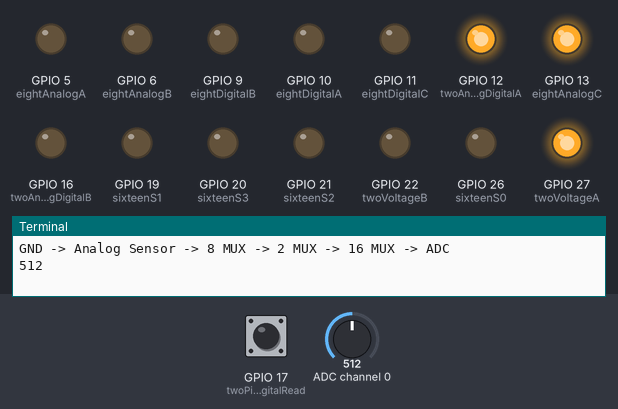
The program below on a simulated Raspberry Pi (BCM pin numbers). On the bench: output pins drawn as LEDs (lit = HIGH), the last lines printed to the terminal. Inputs (shaded band) come from the test bench; at power-on: GPIO 17 (twoPinDigitalRead) HIGH, ADC channel 0 = 512 (analog values on the 0–1023 scale).

Above: at 0.5 s.
At 1.5 s:
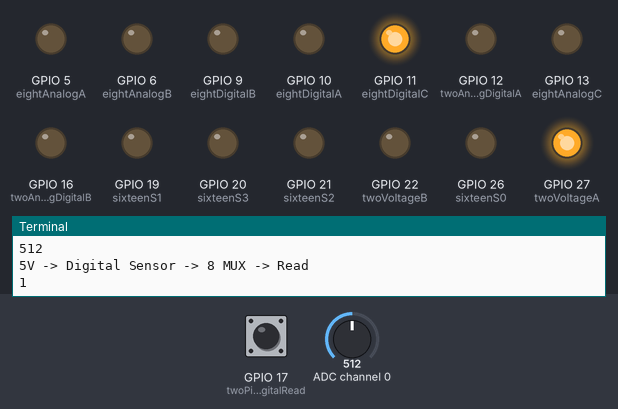
Timing chart, 0 to 3.0 s (numbered marks = the images above):
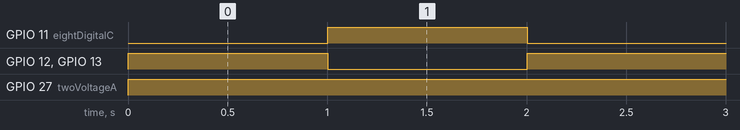

The program:

SetupTest.py
```python
from numpy import genfromtxt
import numpy as np
import RPi.GPIO as GPIO
import time
import Adafruit_GPIO.SPI as SPI
import Adafruit_MCP3008

GPIO.setmode(GPIO.BCM)
GPIO.setwarnings(False)

# ---------- ADC ----------
CLK  = 18
MISO = 23
MOSI = 24
CS   = 25
mcp = Adafruit_MCP3008.MCP3008(clk=CLK, cs=CS, miso=MISO, mosi=MOSI)

# ---------- 16-to-1 MUX ----------
# 15 = PD 100
# 14 = PD 220
# 13 = PD 1K
# 12 = PD 4.7K
# 11 = PD 10K
# 10 = PD 47K
# 9 = PD 100K
# 8 = PD 1M
# 7 = PU 3V 4.7K
# 6 = PU 3V 22K
# 5 = PU 3V 47K
# 4 = PU 3V 100K
# 3 = PU 5V 4.7K
# 2 = PU 5V 22K
# 1 = PU 5V 47K
# 0 = PU 5V 100K
sixteenS0 = 26
sixteenS1 = 19
sixteenS2 = 21
sixteenS3 = 20

GPIO.setup(sixteenS0, GPIO.OUT)
GPIO.setup(sixteenS1, GPIO.OUT)
GPIO.setup(sixteenS2, GPIO.OUT)
GPIO.setup(sixteenS3, GPIO.OUT)

GPIO.output(sixteenS0, GPIO.LOW)
GPIO.output(sixteenS1, GPIO.LOW)
GPIO.output(sixteenS2, GPIO.LOW)
GPIO.output(sixteenS3, GPIO.LOW)

# ---------- 8-to-1 Analog MUX ----------
eightAnalogA = 5
eightAnalogB = 6
eightAnalogC = 13

GPIO.setup(eightAnalogA, GPIO.OUT)
GPIO.setup(eightAnalogB, GPIO.OUT)
GPIO.setup(eightAnalogC, GPIO.OUT)

GPIO.output(eightAnalogA, GPIO.LOW)
GPIO.output(eightAnalogB, GPIO.LOW)
GPIO.output(eightAnalogC, GPIO.LOW)

# ---------- 8-to-1 Digital MUX ----------
eightDigitalA = 10
eightDigitalB = 9
eightDigitalC = 11
twoPinDigitalRead = 17

GPIO.setup(eightDigitalA, GPIO.OUT)
GPIO.setup(eightDigitalB, GPIO.OUT)
GPIO.setup(eightDigitalC, GPIO.OUT)
GPIO.setup(twoPinDigitalRead, GPIO.IN, GPIO.PUD_UP)

GPIO.output(eightDigitalA, GPIO.LOW)
GPIO.output(eightDigitalB, GPIO.LOW)
GPIO.output(eightDigitalC, GPIO.LOW)

# ---------- 2-to-1 Voltage MUX ----------
twoVoltageA = 27
twoVoltageB = 22

GPIO.setup(twoVoltageA, GPIO.OUT)
GPIO.setup(twoVoltageB, GPIO.OUT)

GPIO.output(twoVoltageA, GPIO.LOW)
GPIO.output(twoVoltageB, GPIO.LOW)

# ---------- 2-to-1 Analog/Digital MUX ----------
twoAnalogDigitalA = 12
twoAnalogDigitalB = 16

GPIO.setup(twoAnalogDigitalA, GPIO.OUT)
GPIO.setup(twoAnalogDigitalB, GPIO.OUT)

GPIO.output(twoAnalogDigitalA, GPIO.LOW)
GPIO.output(twoAnalogDigitalB, GPIO.LOW)

def outputReset():
    GPIO.output(sixteenS0, GPIO.LOW)
    GPIO.output(sixteenS1, GPIO.LOW)
    GPIO.output(sixteenS2, GPIO.LOW)
    GPIO.output(sixteenS3, GPIO.LOW)

    GPIO.output(eightAnalogA, GPIO.LOW)
    GPIO.output(eightAnalogB, GPIO.LOW)
    GPIO.output(eightAnalogC, GPIO.LOW)

    GPIO.output(eightDigitalA, GPIO.LOW)
    GPIO.output(eightDigitalB, GPIO.LOW)
    GPIO.output(eightDigitalC, GPIO.LOW)

    GPIO.output(twoVoltageA, GPIO.LOW)
    GPIO.output(twoVoltageB, GPIO.LOW)

    GPIO.output(twoAnalogDigitalA, GPIO.LOW)
    GPIO.output(twoAnalogDigitalB, GPIO.LOW)

try:
    while(1):
##        print("5V -> Analog Sensor -> 8 MUX -> ADC")
##
##        GPIO.output(twoVoltageA, GPIO.HIGH)
##
##        GPIO.output(eightAnalogA, GPIO.LOW)
##        GPIO.output(eightAnalogB, GPIO.LOW)
##        GPIO.output(eightAnalogC, GPIO.HIGH)
##
##        print(mcp.read_adc(0))
##        time.sleep(1)
##
##        outputReset()

##        print("5V -> Analog Sensor -> 8 MUX -> 2 MUX -> 16 MUX -> ADC")
##
##        GPIO.output(twoVoltageA, GPIO.HIGH)
##
##        GPIO.output(eightAnalogA, GPIO.LOW)
##        GPIO.output(eightAnalogB, GPIO.LOW)
##        GPIO.output(eightAnalogC, GPIO.HIGH)
##
##        GPIO.output(sixteenS0, GPIO.LOW)
##        GPIO.output(sixteenS1, GPIO.LOW )
##        GPIO.output(sixteenS2, GPIO.LOW)
##        GPIO.output(sixteenS3, GPIO.LOW)
##
##        GPIO.output(twoAnalogDigitalA, GPIO.HIGH)
##
##        print(mcp.read_adc(0))
##        time.sleep(1)
##
##        outputReset()

        # ANALOG
        print("GND -> Analog Sensor -> 8 MUX -> 2 MUX -> 16 MUX -> ADC")

        GPIO.output(twoVoltageA, GPIO.HIGH)

        GPIO.output(eightAnalogA, GPIO.LOW)
        GPIO.output(eightAnalogB, GPIO.LOW)
        GPIO.output(eightAnalogC, GPIO.HIGH)

        GPIO.output(sixteenS0, GPIO.LOW)
        GPIO.output(sixteenS1, GPIO.LOW )
        GPIO.output(sixteenS2, GPIO.LOW)
        GPIO.output(sixteenS3, GPIO.LOW)

        GPIO.output(twoAnalogDigitalA, GPIO.HIGH)

        print(mcp.read_adc(0))
        time.sleep(1)

        outputReset()

        # DIGITAL
        print("5V -> Digital Sensor -> 8 MUX -> Read")

        GPIO.output(twoVoltageA, GPIO.HIGH)

        GPIO.output(eightDigitalA, GPIO.LOW)
        GPIO.output(eightDigitalB, GPIO.LOW)
        GPIO.output(eightDigitalC, GPIO.HIGH)

        print(GPIO.input(twoPinDigitalRead))
        time.sleep(1)

        outputReset()

except KeyboardInterrupt:
    GPIO.output(sixteenS0, GPIO.LOW)
    GPIO.output(sixteenS1, GPIO.LOW)
    GPIO.output(sixteenS2, GPIO.LOW)
    GPIO.output(sixteenS3, GPIO.LOW)

    GPIO.output(eightAnalogA, GPIO.LOW)
    GPIO.output(eightAnalogB, GPIO.LOW)
    GPIO.output(eightAnalogC, GPIO.LOW)

    GPIO.output(eightDigitalA, GPIO.LOW)
    GPIO.output(eightDigitalB, GPIO.LOW)
    GPIO.output(eightDigitalC, GPIO.LOW)

    GPIO.output(twoVoltageA, GPIO.LOW)
    GPIO.output(twoVoltageB, GPIO.LOW)

    GPIO.output(twoAnalogDigitalA, GPIO.LOW)
    GPIO.output(twoAnalogDigitalB, GPIO.LOW)

    GPIO.cleanup()
```

Measured:
- by itself, GPIO 11 (eightDigitalC), GPIO 12 (twoAnalogDigitalA), GPIO 13 (eightAnalogC): alternates HIGH for 1.0 s and LOW for 1.0 s
- by itself, GPIO 27 (twoVoltageA): LOW → HIGH at 0.00 s
